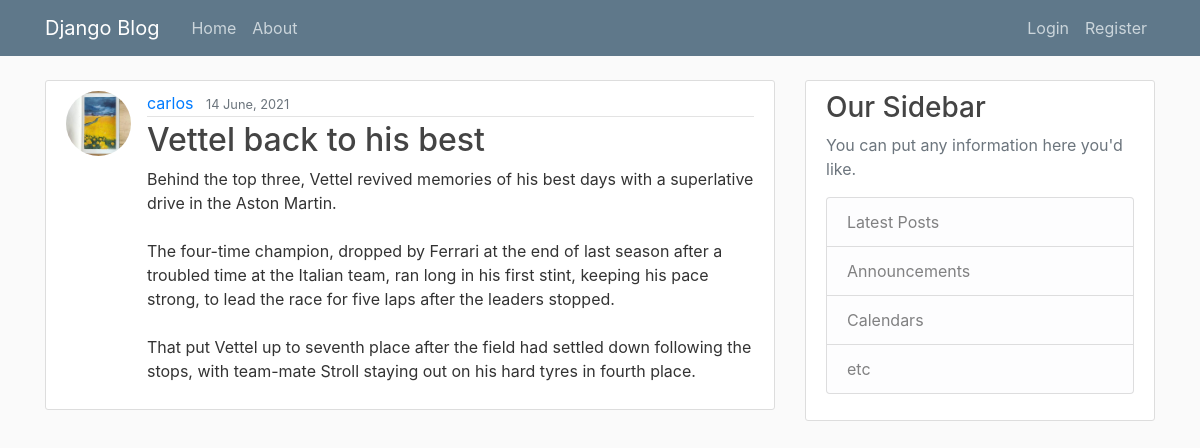
/post/16/, run on the app's committed database.
### blog/models.py (models this page shows, shortened)
class Post(models.Model):
    title = models.CharField(max_length=100)
    content = models.TextField()
    date_posted = models.DateTimeField(default=timezone.now)
    author = models.ForeignKey(User, on_delete=models.CASCADE)

### users/models.py (models this page shows, shortened)
class Profile(models.Model):
    user = models.OneToOneField(User, on_delete=models.CASCADE)
    image = models.ImageField(default='default.jpg', upload_to='profile_pics')

### blog/views.py (the view)
# urls.py: path('post/<int:pk>/', PostDetailView.as_view(), name='post-detail'),
class PostDetailView(DetailView):
    model = Post

### blog/templates/blog/post_detail.html (shortened to what this page needs)
{% extends "blog/base.html" %}
{% block content %}
        <article class="media content-section">
            <img class="rounded-circle article-img" src="{{ object.author.profile.image.url }}">
            <div class="media-body">
            <div class="article-metadata">
                <a class="mr-2" href="{% url 'user-posts' object.author.username %}">{{ object.author }}</a>
                <small class="text-muted">{{ object.date_posted | date:"d F, Y"  }}</small>
            </div>
            <h2 class="article-title">{{ object.title }}</h2>
            <p class="article-content">{{ object.content }}</p>
            </div>
        </article>
{% endblock content %}

### blog/static/blog/main.css (style rules this page uses)
body { background: #fafafa; color: #333333; margin-top: 5rem; }
h1, h2, h3, h4, h5, h6 { color: #444444; }
.content-section { background: #ffffff; padding: 10px 20px; border: 1px solid #dddddd; border-radius: 3px; margin-bottom: 20px; }
.article-title { color: #444444; }
.article-content { white-space: pre-line; }
.article-img { height: 65px; width: 65px; margin-right: 16px; }
.article-metadata { padding-bottom: 1px; margin-bottom: 4px; border-bottom: 1px solid #e3e3e3 }

### data on the page
Post: author.profile.image (picture), author "carlos", date_posted "14 June, 2021", title "Vettel back to his best", content "Behind the top three, Vettel revived memories of his best days with a superlative drive in the Aston Martin. The four-time champion, dropped by Ferrari at the end of last season after a troubled time at the Italian team, ran long in his first stint, keeping his pace strong, to lead the race for five laps after the leaders stopped. That put Vettel up to seventh place after the field had settled down following the stops, with team-mate Stroll staying out on his hard tyres in fourth place."
